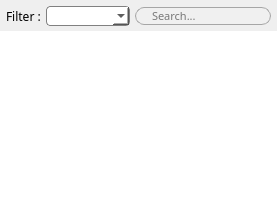
                  <widget class="QWidget" name="tab_3">
                   <attribute name="title">
                    <string>File Explorer</string>
                   </attribute>
                   <layout class="QVBoxLayout" name="verticalLayout_17">
                    <property name="spacing">
                     <number>5</number>
                    </property>
                    <property name="leftMargin">
                     <number>0</number>
                    </property>
                    <property name="topMargin">
                     <number>6</number>
                    </property>
                    <property name="rightMargin">
                     <number>0</number>
                    </property>
                    <property name="bottomMargin">
                     <number>0</number>
                    </property>
                    <item>
                     <layout class="QHBoxLayout" name="horizontalLayout_14">
                      <property name="leftMargin">
                       <number>6</number>
                      </property>
                      <property name="rightMargin">
                       <number>6</number>
                      </property>
                      <item>
                       <widget class="QLabel" name="label_3">
                        <property name="sizePolicy">
                         <sizepolicy hsizetype="Minimum" vsizetype="Preferred">
                          <horstretch>0</horstretch>
                          <verstretch>0</verstretch>
                         </sizepolicy>
                        </property>
                        <property name="font">
                         <font>
                          <family>方正黑体简体</family>
                         </font>
                        </property>
                        <property name="text">
                         <string>Filter :</string>
                        </property>
                       </widget>
                      </item>
                      <item>
                       <widget class="QComboBox" name="comboBox_lineEdit_codeEditor_topToolBox_FilterBox">
                        <property name="sizePolicy">
                         <sizepolicy hsizetype="Expanding" vsizetype="Fixed">
                          <horstretch>0</horstretch>
                          <verstretch>0</verstretch>
                         </sizepolicy>
                        </property>
                        <property name="styleSheet">
                         <string notr="true">QComboBox {
    border: 1px solid gray;
    border-radius: 4px;
    padding: 1px 2px 1px 2px;
	background-color: rgb(255, 255, 255);
    width: 60px;
	font: 9pt &quot;方正黑体简体&quot;;
    text-align: center;
}</string>
                        </property>
                       </widget>
                      </item>
                      <item>
                       <widget class="QLineEdit" name="lineEdit_codeEditor_topToolBox_SearchBox">
                        <property name="minimumSize">
                         <size>
                          <width>0</width>
                          <height>18</height>
                         </size>
                        </property>
                        <property name="maximumSize">
                         <size>
                          <width>16777215</width>
                          <height>18</height>
                         </size>
                        </property>
                        <property name="font">
                         <font>
                          <family>方正黑体简体</family>
                          <pointsize>8</pointsize>
                         </font>
                        </property>
                        <property name="styleSheet">
                         <string notr="true">QLineEdit{
    border-radius: 9px;
    border: 1px solid rgb(166, 166, 166);
	background-color: rgb(240, 240, 240);
    padding-left: 14px;
    padding-right: 14px;
}</string>
                        </property>
                        <property name="placeholderText">
                         <string>Search...</string>
                        </property>
                        <property name="clearButtonEnabled">
                         <bool>true</bool>
                        </property>
                       </widget>
                      </item>
                     </layout>
                    </item>
                    <item>
                     <widget class="QTreeView" name="fileExplorerView">
                      <property name="contextMenuPolicy">
                       <enum>Qt::CustomContextMenu</enum>
                      </property>
                      <property name="frameShape">
                       <enum>QFrame::NoFrame</enum>
                      </property>
                      <property name="animated">
                       <bool>true</bool>
                      </property>
                      <attribute name="headerShowSortIndicator" stdset="0">
                       <bool>true</bool>
                      </attribute>
                     </widget>
                    </item>
                   </layout>
                  </widget>
